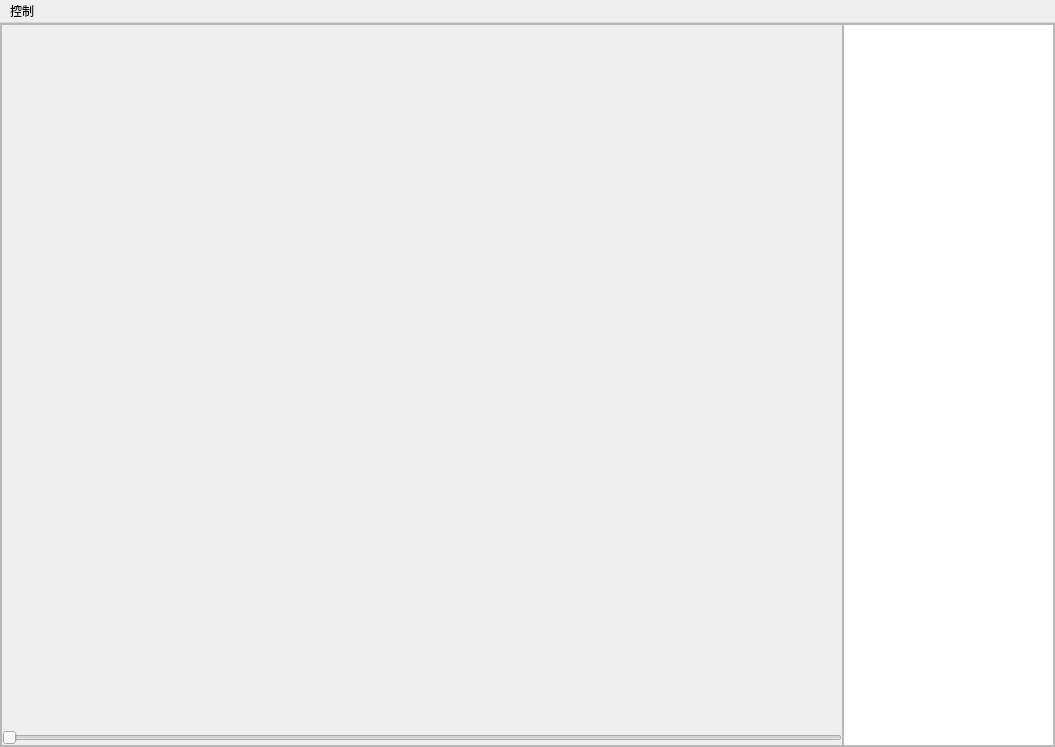
<?xml version="1.0" encoding="UTF-8"?>
<ui version="4.0">
 <class>Qt_vlcClass</class>
 <widget class="QMainWindow" name="Qt_vlcClass">
  <property name="geometry">
   <rect>
    <x>0</x>
    <y>0</y>
    <width>1055</width>
    <height>747</height>
   </rect>
  </property>
  <property name="windowTitle">
   <string>Qt_vlc</string>
  </property>
  <property name="layoutDirection">
   <enum>Qt::LeftToRight</enum>
  </property>
  <widget class="QWidget" name="centralWidget">
   <layout class="QHBoxLayout" name="horizontalLayout">
    <property name="spacing">
     <number>0</number>
    </property>
    <property name="leftMargin">
     <number>0</number>
    </property>
    <property name="topMargin">
     <number>0</number>
    </property>
    <property name="rightMargin">
     <number>0</number>
    </property>
    <property name="bottomMargin">
     <number>0</number>
    </property>
    <item>
     <widget class="QFrame" name="frame_playerAll">
      <property name="frameShape">
       <enum>QFrame::StyledPanel</enum>
      </property>
      <property name="frameShadow">
       <enum>QFrame::Raised</enum>
      </property>
      <layout class="QHBoxLayout" name="horizontalLayout_2" stretch="8,2">
       <property name="spacing">
        <number>0</number>
       </property>
       <property name="leftMargin">
        <number>0</number>
       </property>
       <property name="topMargin">
        <number>0</number>
       </property>
       <property name="rightMargin">
        <number>0</number>
       </property>
       <property name="bottomMargin">
        <number>0</number>
       </property>
       <item>
        <widget class="QFrame" name="frame">
         <property name="frameShape">
          <enum>QFrame::StyledPanel</enum>
         </property>
         <property name="frameShadow">
          <enum>QFrame::Raised</enum>
         </property>
         <layout class="QVBoxLayout" name="verticalLayout">
          <property name="spacing">
           <number>0</number>
          </property>
          <property name="leftMargin">
           <number>0</number>
          </property>
          <property name="topMargin">
           <number>0</number>
          </property>
          <property name="rightMargin">
           <number>0</number>
          </property>
          <property name="bottomMargin">
           <number>0</number>
          </property>
          <item>
           <widget class="QWidget" name="wiget_player_window" native="true">
            <layout class="QGridLayout" name="gridLayout"/>
           </widget>
          </item>
          <item>
           <widget class="QSlider" name="playerSlider">
            <property name="orientation">
             <enum>Qt::Horizontal</enum>
            </property>
           </widget>
          </item>
         </layout>
        </widget>
       </item>
       <item>
        <widget class="QListWidget" name="listWidget_TvStation"/>
       </item>
      </layout>
     </widget>
    </item>
   </layout>
  </widget>
  <widget class="QMenuBar" name="menuBar">
   <property name="geometry">
    <rect>
     <x>0</x>
     <y>0</y>
     <width>1055</width>
     <height>22</height>
    </rect>
   </property>
   <widget class="QMenu" name="menu_operation">
    <property name="title">
     <string>控制</string>
    </property>
   </widget>
   <addaction name="menu_operation"/>
  </widget>
 </widget>
 <layoutdefault spacing="6" margin="11"/>
 <resources/>
 <connections/>
</ui>
